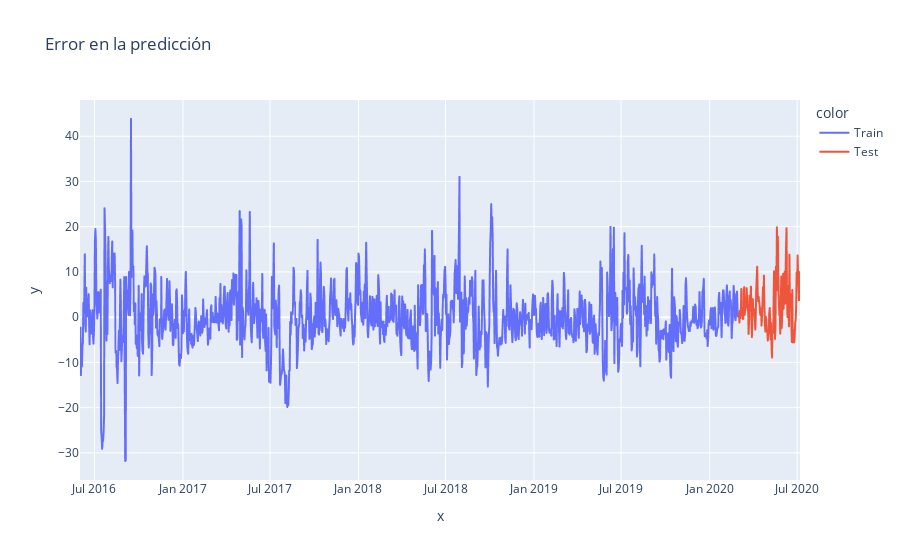

Notebook cell for this chart:
### Markdown cell above
**OBSERVACIÓN**: Los resultados de agregar variables exhogenas al modelo son buenos, aunque no muy potentes. Se observa que en el conjunto de prueba el MAE disminuye en un 0.5 aprox, lo que es bueno puesto que es aprox un 10% de el resultado obtenido anteriormente, sin embargo se sigue teniendo un buen margen de mejora en los resultados. En el caso del conjunto de entrenamiento los resultados mejoran bastante poco, en aprox 0.1, lo que presenta una mejora, pero no demasiado significativa.

### Code cell
error_train_best = y_true_train - y_pred_train
error_test_best = y_true_test - y_pred_test[-129:]

error_train_df = pd.DataFrame({'ds': train_data['ds'], 'error': error_train_best, 'set': 'Train'})
error_test_df = pd.DataFrame({'ds': test_data['ds'], 'error': error_test_best, 'set': 'Test'})

error_df = pd.concat([error_train_df, error_test_df])
fig = px.line(x=error_df['ds'], y=error_df['error'], title='Error en la predicción', color=error_df['set'])
fig.show()

### Figure 1 — Plotly figure (JSON) as saved in the notebook; plotly's stock layout.template omitted (floating-point values rounded to 4 significant figures; data arrays with more than 128 entries replaced by an {"elided": "..."} marker saying what was removed)
{"data": [{"hovertemplate": "color=Train<br>x=%{x}<br>y=%{y}<extra></extra>", "legendgroup": "Train", "line": {"color": "#636efa", "dash": "solid"}, "marker": {"symbol": "circle"}, "mode": "lines", "name": "Train", "showlegend": true, "type": "scattergl", "x": {"elided": "1369 str values"}, "xaxis": "x", "y": {"elided": "1369 float values"}, "yaxis": "y"}, {"hovertemplate": "color=Test<br>x=%{x}<br>y=%{y}<extra></extra>", "legendgroup": "Test", "line": {"color": "#EF553B", "dash": "solid"}, "marker": {"symbol": "circle"}, "mode": "lines", "name": "Test", "showlegend": true, "type": "scattergl", "x": {"elided": "129 str values"}, "xaxis": "x", "y": {"elided": "129 float values"}, "yaxis": "y"}], "layout": {"legend": {"title": {"text": "color"}, "tracegroupgap": 0}, "title": {"text": "Error en la predicción"}, "xaxis": {"anchor": "y", "domain": [0, 1], "title": {"text": "x"}}, "yaxis": {"anchor": "x", "domain": [0, 1], "title": {"text": "y"}}}}
